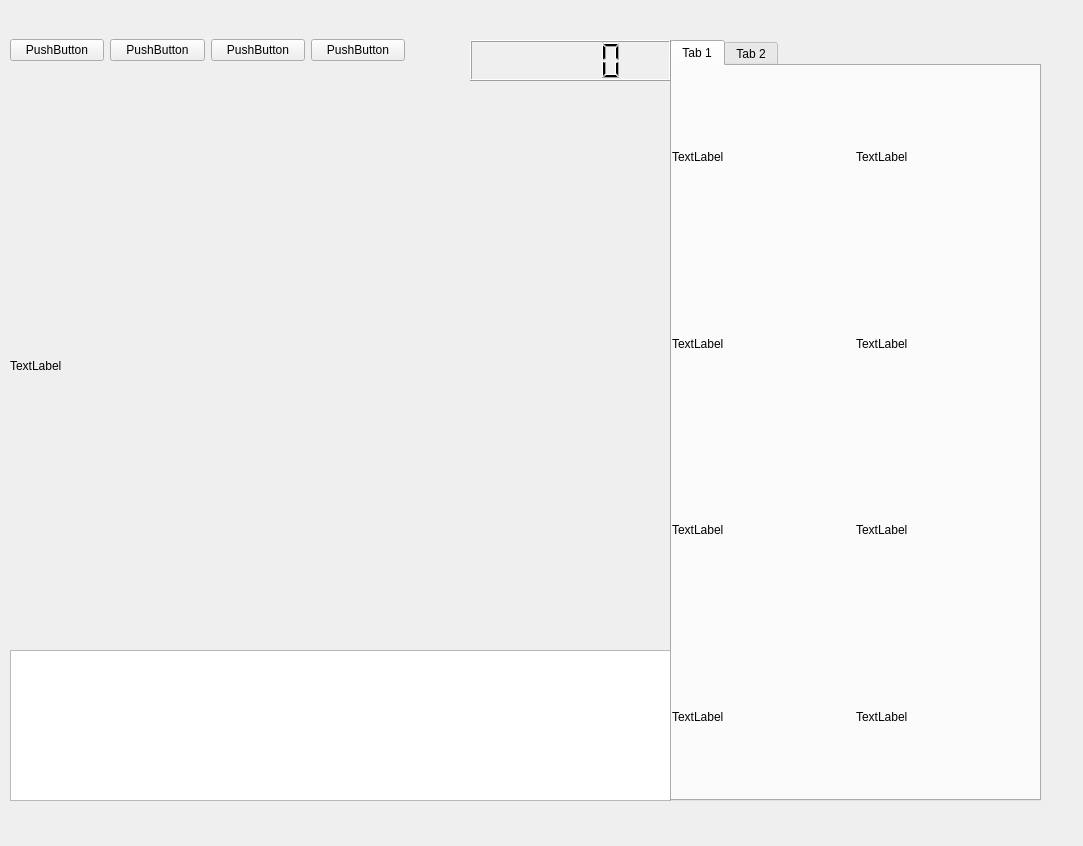
<?xml version="1.0" encoding="UTF-8"?>
<ui version="4.0">
 <class>self</class>
 <widget class="QWidget" name="self">
  <property name="geometry">
   <rect>
    <x>0</x>
    <y>0</y>
    <width>1083</width>
    <height>846</height>
   </rect>
  </property>
  <property name="windowTitle">
   <string>self</string>
  </property>
  <widget class="QTextBrowser" name="textBrowser">
   <property name="geometry">
    <rect>
     <x>10</x>
     <y>650</y>
     <width>661</width>
     <height>151</height>
    </rect>
   </property>
  </widget>
  <widget class="QTabWidget" name="tabWidget">
   <property name="geometry">
    <rect>
     <x>670</x>
     <y>40</y>
     <width>371</width>
     <height>761</height>
    </rect>
   </property>
   <widget class="QWidget" name="tab">
    <attribute name="title">
     <string>Tab 1</string>
    </attribute>
    <widget class="QWidget" name="gridLayoutWidget">
     <property name="geometry">
      <rect>
       <x>0</x>
       <y>0</y>
       <width>361</width>
       <height>741</height>
      </rect>
     </property>
     <layout class="QGridLayout" name="gridLayout">
      <item row="0" column="0">
       <widget class="QLabel" name="faceLabel1">
        <property name="text">
         <string>TextLabel</string>
        </property>
       </widget>
      </item>
      <item row="2" column="1">
       <widget class="QLabel" name="infoLabel3">
        <property name="text">
         <string>TextLabel</string>
        </property>
       </widget>
      </item>
      <item row="0" column="1">
       <widget class="QLabel" name="infoLabel1">
        <property name="text">
         <string>TextLabel</string>
        </property>
       </widget>
      </item>
      <item row="2" column="0">
       <widget class="QLabel" name="faceLabel3">
        <property name="text">
         <string>TextLabel</string>
        </property>
       </widget>
      </item>
      <item row="1" column="1">
       <widget class="QLabel" name="infoLabel2">
        <property name="text">
         <string>TextLabel</string>
        </property>
       </widget>
      </item>
      <item row="1" column="0">
       <widget class="QLabel" name="faceLabel2">
        <property name="text">
         <string>TextLabel</string>
        </property>
       </widget>
      </item>
      <item row="3" column="0">
       <widget class="QLabel" name="faceLabel4">
        <property name="text">
         <string>TextLabel</string>
        </property>
       </widget>
      </item>
      <item row="3" column="1">
       <widget class="QLabel" name="infoLabel4">
        <property name="text">
         <string>TextLabel</string>
        </property>
       </widget>
      </item>
     </layout>
    </widget>
   </widget>
   <widget class="QWidget" name="tab_2">
    <attribute name="title">
     <string>Tab 2</string>
    </attribute>
   </widget>
  </widget>
  <widget class="QLCDNumber" name="lcdNumber">
   <property name="geometry">
    <rect>
     <x>470</x>
     <y>40</y>
     <width>201</width>
     <height>41</height>
    </rect>
   </property>
  </widget>
  <widget class="QLabel" name="camera_labe">
   <property name="geometry">
    <rect>
     <x>10</x>
     <y>90</y>
     <width>661</width>
     <height>551</height>
    </rect>
   </property>
   <property name="text">
    <string>TextLabel</string>
   </property>
  </widget>
  <widget class="QWidget" name="horizontalLayoutWidget">
   <property name="geometry">
    <rect>
     <x>10</x>
     <y>10</y>
     <width>395</width>
     <height>81</height>
    </rect>
   </property>
   <layout class="QHBoxLayout" name="horizontalLayout">
    <item>
     <widget class="QPushButton" name="pushButton_4">
      <property name="text">
       <string>PushButton</string>
      </property>
     </widget>
    </item>
    <item>
     <widget class="QPushButton" name="pushButton_3">
      <property name="text">
       <string>PushButton</string>
      </property>
     </widget>
    </item>
    <item>
     <widget class="QPushButton" name="pushButton_2">
      <property name="text">
       <string>PushButton</string>
      </property>
     </widget>
    </item>
    <item>
     <widget class="QPushButton" name="pushButton">
      <property name="text">
       <string>PushButton</string>
      </property>
     </widget>
    </item>
   </layout>
  </widget>
 </widget>
 <resources/>
 <connections/>
</ui>
